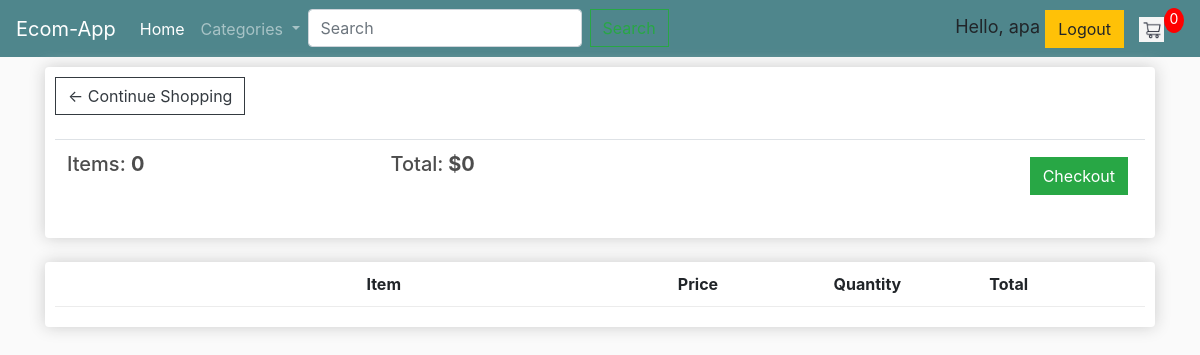
/cart/ (signed in), run on an earlier commit of the app's database.
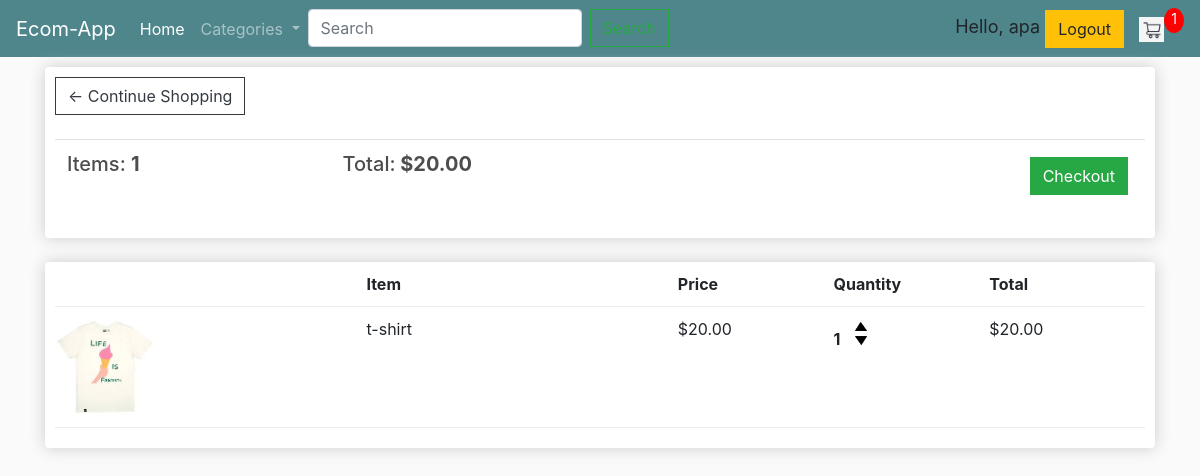
And on a later commit of the database.
### store/models.py (models this page shows, shortened)
class Order(models.Model):
    customer = models.ForeignKey(Customer, on_delete=models.SET_NULL, null=True, blank=True)
    date_ordered = models.DateTimeField(auto_now_add=True)
    complete = models.BooleanField(default=False, null=True, blank=False)
    transaction_id = models.CharField(max_length=100, null=True)
    @property
    def get_cart_total(self):
        orderitems = self.orderitem_set.all()
        total = sum([item.get_total for item in orderitems])
        return total
    @property
    def get_cart_items(self):
        orderitems = self.orderitem_set.all()
        total = sum([item.quantity for item in orderitems])
        return total

class OrderItem(models.Model):
    product = models.ForeignKey(Product, on_delete=models.SET_NULL, null=True, blank=True)
    order = models.ForeignKey(Order, on_delete=models.SET_NULL, null=True, blank=True)
    quantity = models.IntegerField(default=0, null=True, blank=True)
    date_added = models.DateTimeField(auto_now_add=True)
    @property
    def get_total(self):
        total = self.product.price * self.quantity
        return total

class Product(models.Model):
    name = models.CharField(max_length=200, null=True)
    price = models.DecimalField(max_digits=7, decimal_places=2)
    digital = models.BooleanField(default=False, null=True, blank=False)
    image = models.ImageField(null=True, blank=True)
    @property
    def imageURL(self):
        try:
            url = self.image.url
        except:
            url = ''
        return url

### store/views.py (the view)
# urls.py: path('cart/', views.cart, name="cart"),
def cart(request):
    data = cartData(request)
    cartItems = data['cartItems']
    order = data['order']
    items = data['items']
    context = {'items': items, 'order': order, 'cartItems': cartItems}
    return render(request, 'store/cart.html', context)

### store/utils.py (called while the page is built)
def cartData(request):
    if request.user.is_authenticated:
        customer = request.user.customer
        order, created = Order.objects.get_or_create(customer=customer, complete=False)
        items = order.orderitem_set.all()
        cartItems = order.get_cart_items
    else:
        cookieData = cookieCart(request)
        cartItems = cookieData['cartItems']
        order = cookieData['order']
        items = cookieData['items']
    return {'cartItems': cartItems, 'order': order, 'items': items}

### store/templates/store/cart.html
{% extends 'store/main.html' %}
{% load static %}
{% block content %}
    <div class="row">
		<div class="col-lg-12">
			<div class="box-element">
				<a  class="btn btn-outline-dark" href="{% url 'home' %}">&#x2190; Continue Shopping</a>
				<br>
				<br>
				<table class="table">
					<tr>
						<th><h5>Items: <strong>{{order.get_cart_items}}</strong></h5></th>
						<th><h5>Total:<strong> ${{order.get_cart_total}}</strong></h5></th>
						<th>
							<a  style="float:right; margin:5px;" class="btn btn-success" href="{% url 'checkout' %}">Checkout</a>
						</th>
					</tr>
				</table>
			</div>
			<br>
			<div class="box-element">
				<div class="cart-row">
					<div style="flex:2"></div>
					<div style="flex:2"><strong>Item</strong></div>
					<div style="flex:1"><strong>Price</strong></div>
					<div style="flex:1"><strong>Quantity</strong></div>
					<div style="flex:1"><strong>Total</strong></div>
				</div>
				{% for item in items %}
				<div class="cart-row">
					<div style="flex:2"><img class="row-image" src="{{item.product.imageURL}}"></div>
					<div style="flex:2"><p>{{item.product.name}}</p></div>
					<div style="flex:1"><p>${{item.product.price|floatformat:2}}</p></div>
					<div style="flex:1">
						<p class="quantity">{{item.quantity}}</p>
						<div class="quantity">
							<img data-product="{{item.product.id}}" data-action="add" class="chg-quantity update-cart" src="{% static  'images/arrow-up.png' %}">
							<img data-product="{{item.product.id}}" data-action="remove" class="chg-quantity update-cart" src="{% static  'images/arrow-down.png' %}">
						</div>
					</div>
					<div style="flex:1"><p>${{item.get_total}}</p></div>
				</div>
				{% endfor %}
			</div>
		</div>
	</div>
{% endblock content %}

### store/templates/store/main.html (shortened to what this page needs)
<!DOCTYPE html>
{% load static %}
<html lang="en">
<head>
    <link rel="stylesheet" href="https://stackpath.bootstrapcdn.com/bootstrap/4.5.2/css/bootstrap.min.css">
    <link rel="stylesheet" type="text/css" href="{% static 'css/main.css' %}">
</head>
	<body>
		<nav class="navbar navbar-expand-lg navbar-dark bg-dark">
		  <a class="navbar-brand" href="{% url 'home' %}">Ecom-App</a>
			  <div class="collapse navbar-collapse" id="navbarSupportedContent">
				<ul class="navbar-nav mr-auto">
				  <li class="nav-item active">
					<a class="nav-link" href="{% url 'home' %}">Home <span class="sr-only">(current)</span></a>
				  </li>
			  <li class="nav-item dropdown">
				<a class="nav-link dropdown-toggle" href="#" id="navbarDropdown" role="button" data-toggle="dropdown" aria-haspopup="true" aria-expanded="false">
				  Categories
				</a>
			  </li>
				<li>
					<form class="form-inline my-2 my-lg-0">
					<input class="form-control mr-sm-2" type="search" placeholder="Search" aria-label="Search">
					<button class="btn btn-outline-success my-2 my-sm-0" type="submit">Search</button>
					</form>
				</li>
				</ul>
				<div class="form-inline my-2 my-lg-0">
					{% if user.is_authenticated %}
						<div>
							<span class="hello-msg"> Hello, {{request.user}} </span>
							<span> <a class="btn btn-warning" href="{% url 'logout' %}">Logout</a></span>
						</div>
					{% else %}
						<div>
							<span class="hello-msg"> Hello, {{request.user}} </span>
							<span> <a class="btn btn-warning" href="{% url 'login' %}">Login</a></span>
							<span> <a class="btn btn-warning" href="{% url 'register' %}">Sign Up</a></span>
						</div>
					{% endif %}
					<a href="{% url 'cart' %}" >
						<img  id="cart-icon" src="{% static 'images/cart.png' %}">
					</a>
					<p id="cart-total">{{cartItems}}</p>
				</div>
			  </div>
			</nav>
			<div class="container">
				{% block content %}
				{% endblock content %}
			</div>
	</body>
</html>

### static/css/main.css (style rules this page uses)
body { background-color: hsl(0, 0%, 98%); }
h1,h2,h3,h4,h5,h6 { color:hsl(0, 0%, 30%); }
.box-element { box-shadow:hsl(0, 0%, 80%) 0 0 16px; background-color: #fff; border-radius: 4px; padding: 10px; }
.bg-dark { background-color: #4f868c!important; }
#cart-icon { width:25px; display: inline-block; margin-left: 15px; }
#cart-total { display: block; text-align: center; color:#fff; background-color: red; width: 20px; height: 25px; border-radius: 50%; font-size: 14px; }
.col-lg-4, .col-lg-6, .col-lg-8, .col-lg-12 { margin-top: 10px; }
.btn { border-radius: 0; }
.row-image { width: 100px; }
.cart-row { display: flex; align-items: flex-stretch; padding-bottom: 10px; margin-bottom: 10px; border-bottom: 1px solid #ececec; }
.quantity { display: inline-block; font-weight: 700; padding-right:10px; }
.chg-quantity { width: 12px; cursor: pointer; display: block; margin-top: 5px; transition:.1s; }
.hello-msg { font-size: 18px; color: #fff, margin-right: 20px; }

What changed in the data, as far as the page shows it:
computed for Order: get_cart_items "0" → "1"; get_cart_total "0" → "20.00"
added OrderItem: product.imageURL (picture), product.name "t-shirt", product.price "20.00", quantity "1", get_total "20.00"
Also different on the page:
{{ cartItems }}: "0" → "1"
